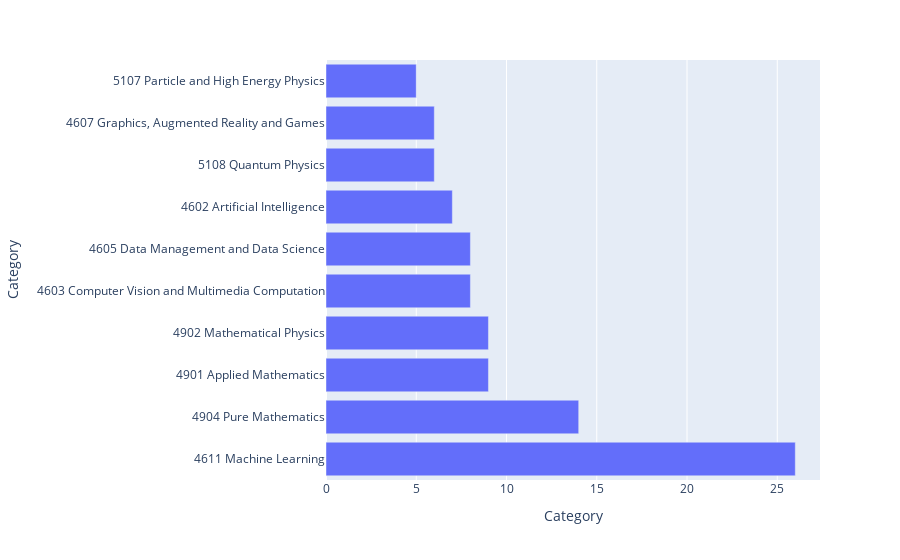

Notebook cell for this chart:
### Code cell
fig = px.bar(code_counts[:10], orientation = "h")
fig.update_layout(xaxis_title = "Category", yaxis_title = "Category", showlegend = False)

fig.show()

### Figure 1 — Plotly figure (JSON) as saved in the notebook; plotly's stock layout.template omitted (floating-point values rounded to 4 significant figures)
{"data": [{"alignmentgroup": "True", "hovertemplate": "variable=count<br>value=%{x}<br>index=%{y}<extra></extra>", "legendgroup": "count", "marker": {"color": "#636efa"}, "name": "count", "offsetgroup": "count", "orientation": "h", "showlegend": true, "textposition": "auto", "type": "bar", "x": [26, 14, 9, 9, 8, 8, 7, 6, 6, 5], "xaxis": "x", "y": ["4611 Machine Learning", "4904 Pure Mathematics", "4901 Applied Mathematics", "4902 Mathematical Physics", "4603 Computer Vision and Multimedia Computation", "4605 Data Management and Data Science", "4602 Artificial Intelligence", "5108 Quantum Physics", "4607 Graphics, Augmented Reality and Games", "5107 Particle and High Energy Physics"], "yaxis": "y"}], "layout": {"autosize": true, "barmode": "relative", "legend": {"title": {"text": "variable"}, "tracegroupgap": 0}, "margin": {"t": 60}, "showlegend": false, "xaxis": {"anchor": "y", "autorange": true, "domain": [0, 1], "range": [0, 27.37], "title": {"text": "Category"}, "type": "linear"}, "yaxis": {"anchor": "x", "autorange": true, "domain": [0, 1], "range": [-0.5, 9.5], "title": {"text": "Category"}, "type": "category"}}}
